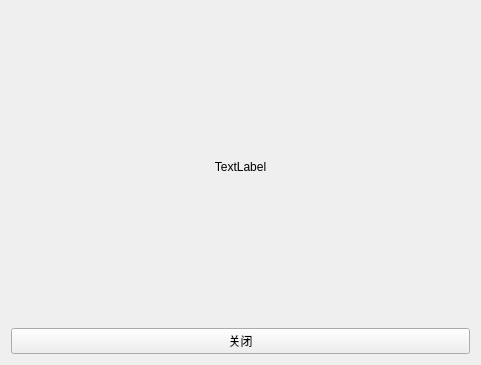
<?xml version="1.0" encoding="UTF-8"?>
<ui version="4.0">
 <class>ChartWidget</class>
 <widget class="QWidget" name="ChartWidget">
  <property name="geometry">
   <rect>
    <x>0</x>
    <y>0</y>
    <width>481</width>
    <height>365</height>
   </rect>
  </property>
  <property name="windowTitle">
   <string>Form</string>
  </property>
  <layout class="QGridLayout" name="gridLayout">
   <item row="0" column="0">
    <widget class="QLabel" name="label">
     <property name="text">
      <string>TextLabel</string>
     </property>
     <property name="alignment">
      <set>Qt::AlignmentFlag::AlignCenter</set>
     </property>
    </widget>
   </item>
   <item row="1" column="0">
    <widget class="QPushButton" name="pushButton">
     <property name="text">
      <string>关闭</string>
     </property>
    </widget>
   </item>
  </layout>
 </widget>
 <resources/>
 <connections/>
</ui>
